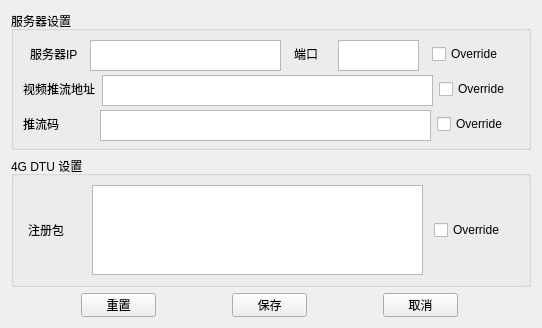
<?xml version="1.0" encoding="UTF-8"?>
<ui version="4.0">
 <class>SettingForm</class>
 <widget class="QWidget" name="SettingForm">
  <property name="geometry">
   <rect>
    <x>0</x>
    <y>0</y>
    <width>542</width>
    <height>328</height>
   </rect>
  </property>
  <property name="minimumSize">
   <size>
    <width>542</width>
    <height>328</height>
   </size>
  </property>
  <property name="maximumSize">
   <size>
    <width>542</width>
    <height>328</height>
   </size>
  </property>
  <property name="windowTitle">
   <string>Form</string>
  </property>
  <layout class="QVBoxLayout" name="verticalLayout">
   <item>
    <widget class="QGroupBox" name="server_setting_box">
     <property name="maximumSize">
      <size>
       <width>524</width>
       <height>152</height>
      </size>
     </property>
     <property name="title">
      <string>服务器设置</string>
     </property>
     <layout class="QVBoxLayout" name="verticalLayout_2">
      <item>
       <layout class="QHBoxLayout" name="horizontalLayout">
        <item>
         <widget class="QLabel" name="server_ip_label">
          <property name="minimumSize">
           <size>
            <width>47</width>
            <height>16</height>
           </size>
          </property>
          <property name="maximumSize">
           <size>
            <width>47</width>
            <height>16</height>
           </size>
          </property>
          <property name="text">
           <string>服务器IP</string>
          </property>
         </widget>
        </item>
        <item>
         <widget class="QTextEdit" name="server_ip_text">
          <property name="minimumSize">
           <size>
            <width>191</width>
            <height>31</height>
           </size>
          </property>
          <property name="maximumSize">
           <size>
            <width>191</width>
            <height>31</height>
           </size>
          </property>
          <property name="readOnly">
           <bool>false</bool>
          </property>
          <property name="overwriteMode">
           <bool>false</bool>
          </property>
          <property name="acceptRichText">
           <bool>false</bool>
          </property>
         </widget>
        </item>
        <item>
         <widget class="QLabel" name="server_port_label">
          <property name="minimumSize">
           <size>
            <width>31</width>
            <height>16</height>
           </size>
          </property>
          <property name="maximumSize">
           <size>
            <width>31</width>
            <height>16</height>
           </size>
          </property>
          <property name="text">
           <string>端口</string>
          </property>
         </widget>
        </item>
        <item>
         <widget class="QTextEdit" name="server_port_text">
          <property name="minimumSize">
           <size>
            <width>81</width>
            <height>31</height>
           </size>
          </property>
          <property name="maximumSize">
           <size>
            <width>81</width>
            <height>31</height>
           </size>
          </property>
         </widget>
        </item>
        <item>
         <widget class="QCheckBox" name="override_server_info">
          <property name="minimumSize">
           <size>
            <width>80</width>
            <height>20</height>
           </size>
          </property>
          <property name="maximumSize">
           <size>
            <width>80</width>
            <height>20</height>
           </size>
          </property>
          <property name="text">
           <string>Override</string>
          </property>
         </widget>
        </item>
       </layout>
      </item>
      <item>
       <layout class="QHBoxLayout" name="horizontalLayout_2">
        <item>
         <widget class="QLabel" name="monitor_push_label">
          <property name="maximumSize">
           <size>
            <width>81</width>
            <height>16</height>
           </size>
          </property>
          <property name="text">
           <string>视频推流地址</string>
          </property>
         </widget>
        </item>
        <item>
         <widget class="QTextEdit" name="monitor_url_text">
          <property name="minimumSize">
           <size>
            <width>331</width>
            <height>31</height>
           </size>
          </property>
          <property name="maximumSize">
           <size>
            <width>331</width>
            <height>31</height>
           </size>
          </property>
         </widget>
        </item>
        <item>
         <widget class="QCheckBox" name="override_monitor_url">
          <property name="minimumSize">
           <size>
            <width>80</width>
            <height>20</height>
           </size>
          </property>
          <property name="maximumSize">
           <size>
            <width>80</width>
            <height>20</height>
           </size>
          </property>
          <property name="text">
           <string>Override</string>
          </property>
         </widget>
        </item>
       </layout>
      </item>
      <item>
       <layout class="QHBoxLayout" name="horizontalLayout_3">
        <item>
         <widget class="QLabel" name="monitor_code_label">
          <property name="minimumSize">
           <size>
            <width>71</width>
            <height>16</height>
           </size>
          </property>
          <property name="maximumSize">
           <size>
            <width>71</width>
            <height>16</height>
           </size>
          </property>
          <property name="text">
           <string>推流码</string>
          </property>
         </widget>
        </item>
        <item>
         <widget class="QTextEdit" name="monitor_code_text">
          <property name="minimumSize">
           <size>
            <width>331</width>
            <height>31</height>
           </size>
          </property>
          <property name="maximumSize">
           <size>
            <width>331</width>
            <height>31</height>
           </size>
          </property>
         </widget>
        </item>
        <item>
         <widget class="QCheckBox" name="override_monitor_code">
          <property name="minimumSize">
           <size>
            <width>80</width>
            <height>20</height>
           </size>
          </property>
          <property name="maximumSize">
           <size>
            <width>80</width>
            <height>20</height>
           </size>
          </property>
          <property name="text">
           <string>Override</string>
          </property>
         </widget>
        </item>
       </layout>
      </item>
     </layout>
    </widget>
   </item>
   <item>
    <widget class="QGroupBox" name="dtu_setting_box">
     <property name="maximumSize">
      <size>
       <width>524</width>
       <height>152</height>
      </size>
     </property>
     <property name="title">
      <string>4G DTU 设置</string>
     </property>
     <layout class="QVBoxLayout" name="verticalLayout_3">
      <item>
       <layout class="QHBoxLayout" name="horizontalLayout_4">
        <item>
         <widget class="QLabel" name="register_label">
          <property name="minimumSize">
           <size>
            <width>53</width>
            <height>16</height>
           </size>
          </property>
          <property name="maximumSize">
           <size>
            <width>53</width>
            <height>16</height>
           </size>
          </property>
          <property name="text">
           <string>注册包</string>
          </property>
         </widget>
        </item>
        <item>
         <widget class="QTextEdit" name="access_key_text">
          <property name="minimumSize">
           <size>
            <width>331</width>
            <height>90</height>
           </size>
          </property>
          <property name="maximumSize">
           <size>
            <width>331</width>
            <height>90</height>
           </size>
          </property>
         </widget>
        </item>
        <item>
         <widget class="QCheckBox" name="override_access_key">
          <property name="minimumSize">
           <size>
            <width>80</width>
            <height>20</height>
           </size>
          </property>
          <property name="maximumSize">
           <size>
            <width>80</width>
            <height>20</height>
           </size>
          </property>
          <property name="text">
           <string>Override</string>
          </property>
         </widget>
        </item>
       </layout>
      </item>
     </layout>
    </widget>
   </item>
   <item>
    <layout class="QHBoxLayout" name="horizontalLayout_5">
     <item>
      <widget class="QPushButton" name="reset_cfg_btn">
       <property name="minimumSize">
        <size>
         <width>75</width>
         <height>24</height>
        </size>
       </property>
       <property name="maximumSize">
        <size>
         <width>75</width>
         <height>24</height>
        </size>
       </property>
       <property name="text">
        <string>重置</string>
       </property>
      </widget>
     </item>
     <item>
      <widget class="QPushButton" name="save_cfg_btn">
       <property name="minimumSize">
        <size>
         <width>75</width>
         <height>24</height>
        </size>
       </property>
       <property name="maximumSize">
        <size>
         <width>75</width>
         <height>24</height>
        </size>
       </property>
       <property name="text">
        <string>保存</string>
       </property>
      </widget>
     </item>
     <item>
      <widget class="QPushButton" name="cancel_cfg_btn">
       <property name="minimumSize">
        <size>
         <width>75</width>
         <height>24</height>
        </size>
       </property>
       <property name="maximumSize">
        <size>
         <width>75</width>
         <height>24</height>
        </size>
       </property>
       <property name="text">
        <string>取消</string>
       </property>
      </widget>
     </item>
    </layout>
   </item>
  </layout>
 </widget>
 <resources/>
 <connections/>
</ui>
